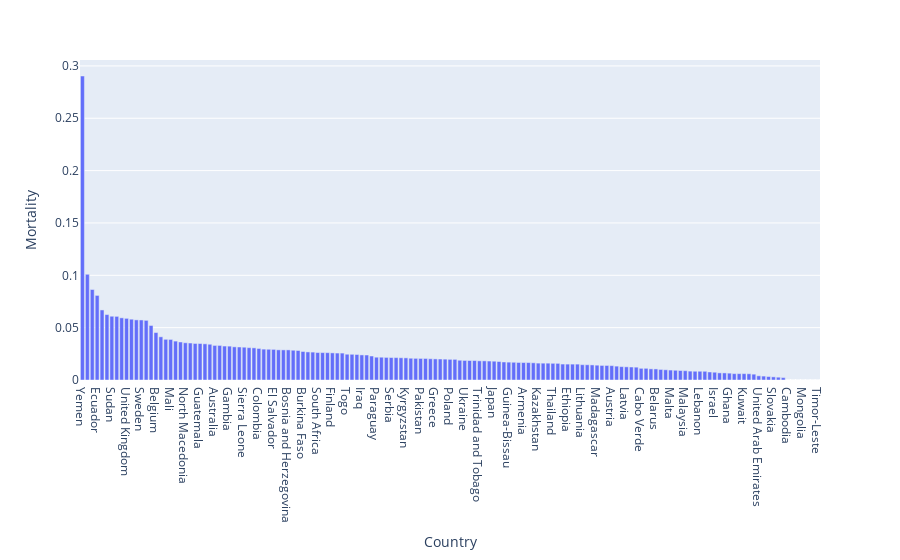

Notebook source saved alongside this figure:
### Code cell
# Distributions
fig = px.bar(kg_df, x = "Country", y ="Mortality").update_xaxes(categoryorder="total descending")
fig.show()

### Figure 1 — Plotly figure (JSON) as saved in the notebook; plotly's stock layout.template omitted (floating-point values rounded to 4 significant figures; data arrays with more than 128 entries replaced by an {"elided": "..."} marker saying what was removed)
{"data": [{"alignmentgroup": "True", "hovertemplate": "Country=%{x}<br>Mortality=%{y}<extra></extra>", "legendgroup": "", "marker": {"color": "#636efa"}, "name": "", "offsetgroup": "", "orientation": "v", "showlegend": false, "textposition": "auto", "type": "bar", "x": {"elided": "151 str values"}, "xaxis": "x", "y": {"elided": "151 float values"}, "yaxis": "y"}], "layout": {"barmode": "relative", "legend": {"tracegroupgap": 0}, "margin": {"t": 60}, "xaxis": {"anchor": "y", "categoryorder": "total descending", "domain": [0, 1], "title": {"text": "Country"}}, "yaxis": {"anchor": "x", "domain": [0, 1], "title": {"text": "Mortality"}}}}
